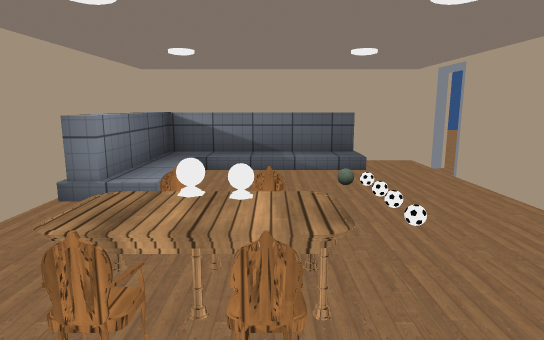
[1] (above)

16 first-person views from a walk through a scene from a Unity 3-D project. The camera is 1.4 m above the floor, tilts 10° down and sees 75° across. Doors are open. The floor is counted in squares, 1 m on a side. Each view is taken from the middle of a square. On the plan, view 1 faces up. The plan holds only what a view shows up to about 15 squares ahead; the rest is blank. The place goes on beyond the plan. The player character is not drawn. Some animated figures are not drawn. Some surface patterns are stand-ins.

[2]
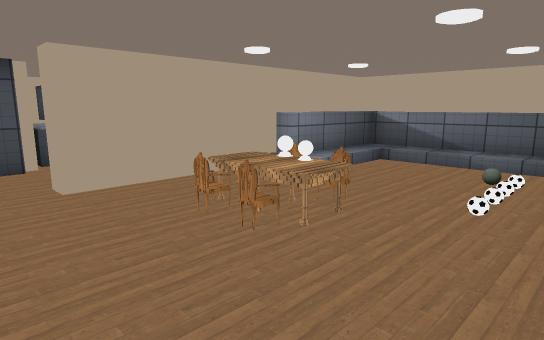

[3]
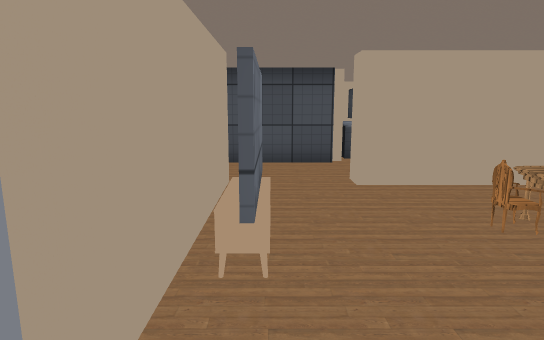

[4]
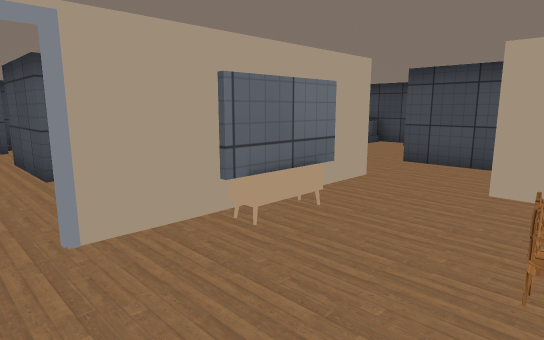

[5]
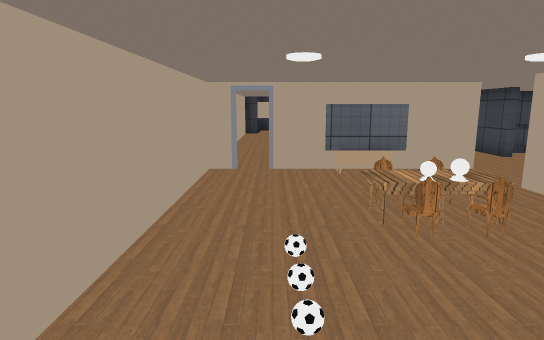

[6]
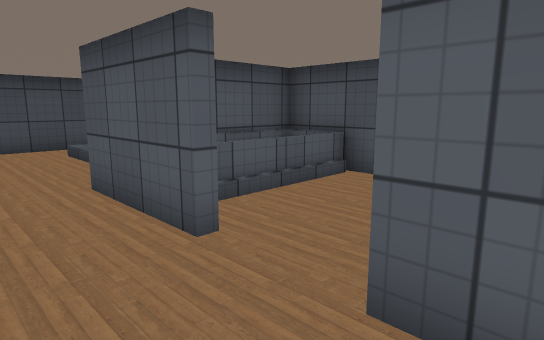

[7]
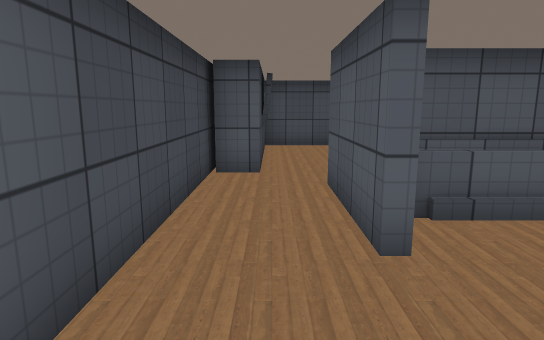

[8]
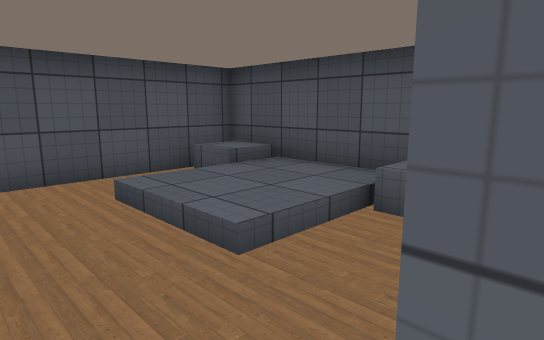

[9]
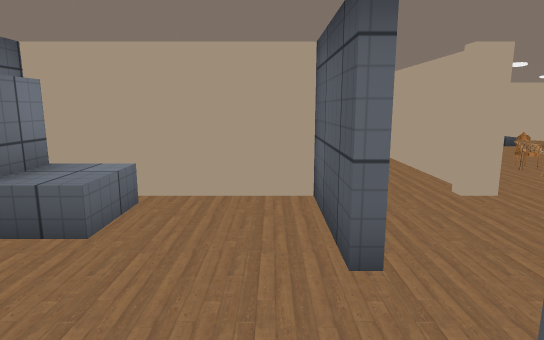

[10]
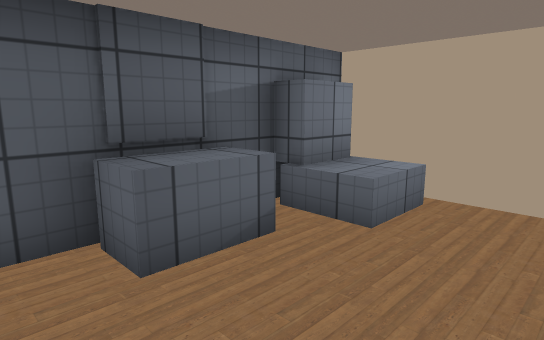

[11]
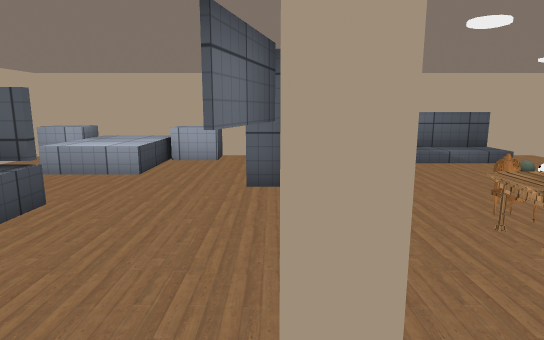

[12]
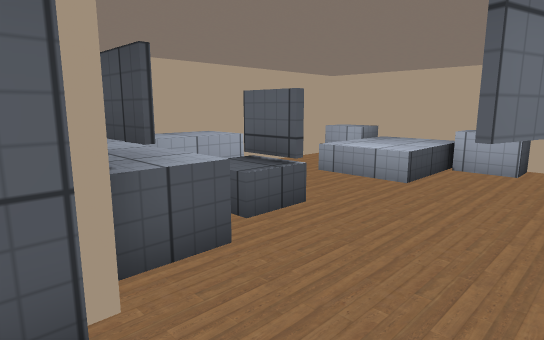

[13]
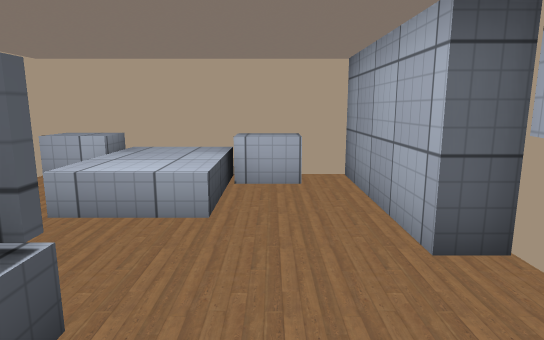

[14]
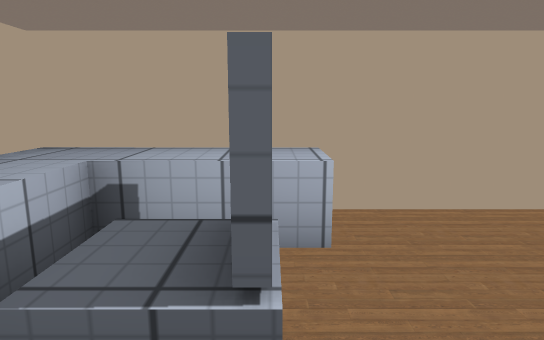

[15]
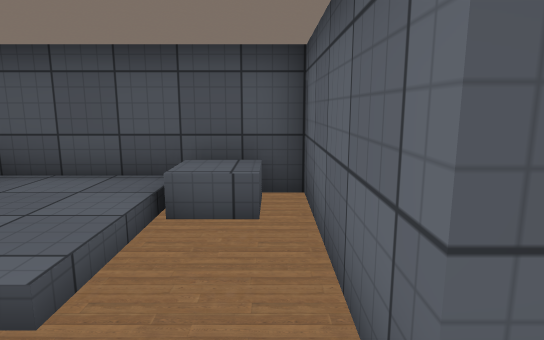

[16]
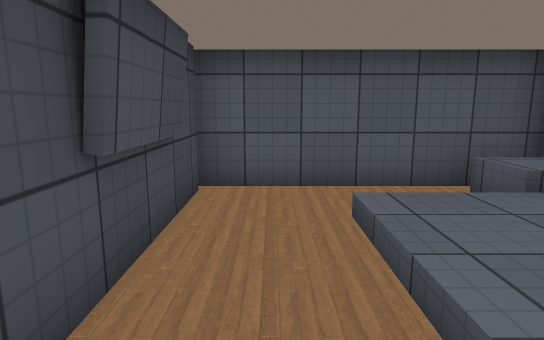

### Floor plan
Key: @ floor where view 1 was taken; # wall or solid block; . main floor; : floor 0.25 m higher than the main floor; / step, stairs or slope; D open door; = window, fence, low wall or low ledge; ^ raised ledge; O other object.
Columns run from 11 left of view 1 to 5 right of it. Each row starts with its distance up from view 1.
 10 ################.
  9 #^^^^^.##====#.#.
  8 #.^^^..##:////.D
  7 #.^^^..##:.....D
  6 #......##:.....#
  5 #......##/.....#
  4 #^.#...##......#
  3 #^.^...##OOOO..#
  2 #^^^^..##.OO...#
  1 #####DDD#......#
  0 #^^..#.....@...#
 -1 #^^..#....#O...#
 -2 #^...DDD#####DD#
 -3 #^...D.##
 -4 #^...D.#
 -5 #....#.#
 -6 #====#.#
 -7 ######.#
 -8 #^.....#
 -9 #^....##
-10 #:::/.#
-11 #:::/.#
-12 #:::/.#
-13 #^=...#
-14 #^#####

Where each view was taken, in squares from view 1:
view 1: 0 up, 0 right, facing up
view 2: 1 down, 3 right, facing up-left
view 3: 1 down, 3 right, facing left
view 4: 2 up, 3 right, facing down-left
view 5: 8 up, 2 right, facing down
view 6: 1 down, 4 left, facing down-left
view 7: 1 down, 5 left, facing down
view 8: 7 down, 5 left, facing down-left
view 9: 5 down, 7 left, facing up
view 10: 5 down, 7 left, facing up-left
view 11: 1 down, 4 left, facing up
view 12: 0 up, 4 left, facing up-left
view 13: 2 up, 6 left, facing up
view 14: 4 up, 6 left, facing left
view 15: 8 down, 5 left, facing left
view 16: 8 down, 6 left, facing down
